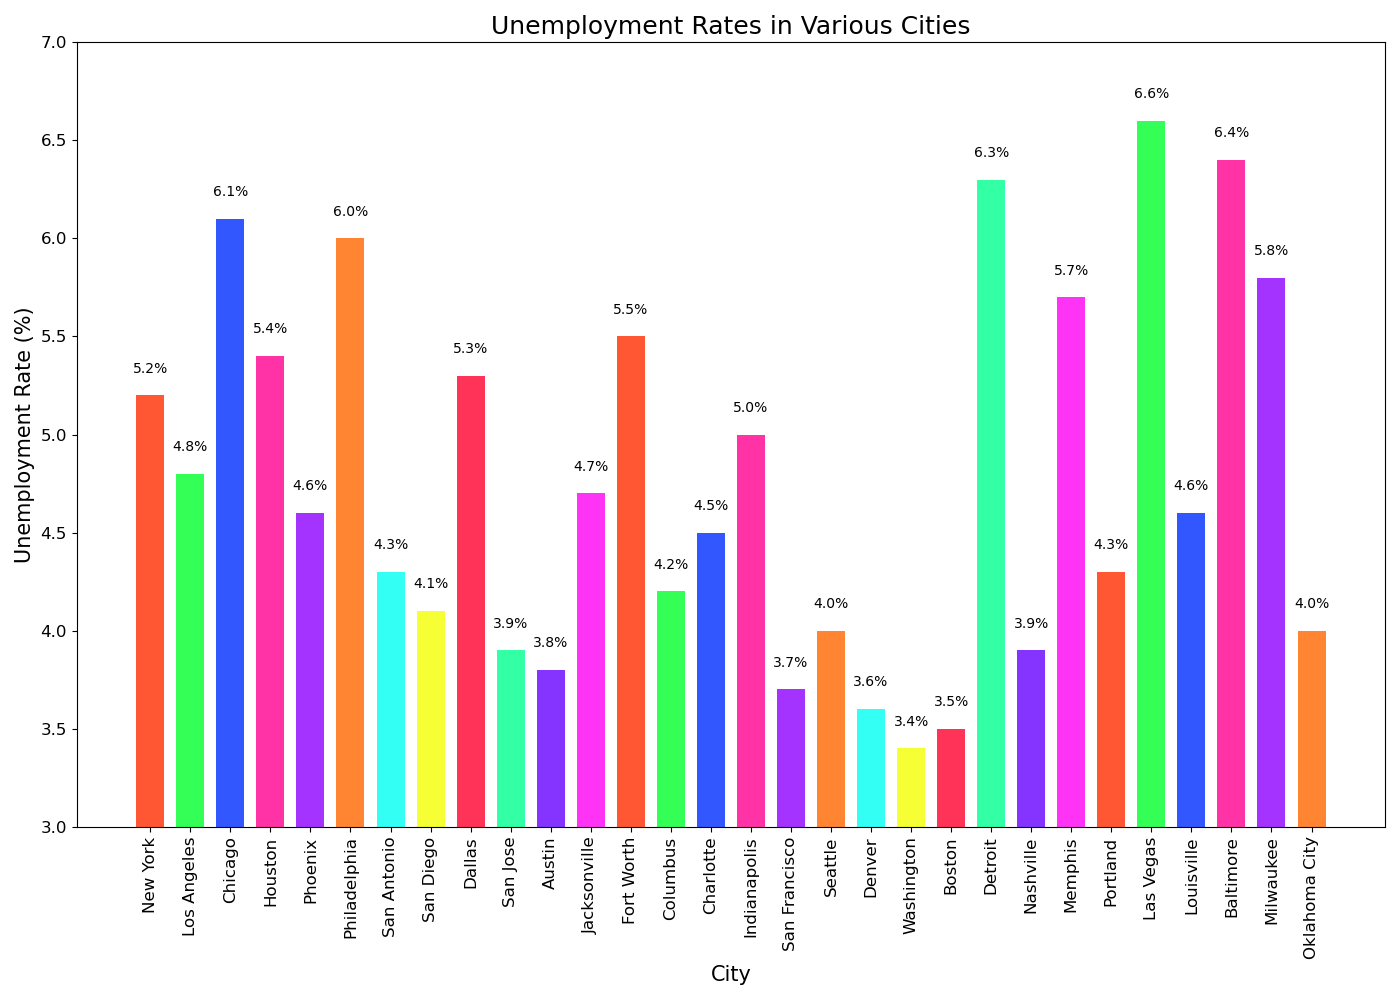

Python code for this plot:

import matplotlib.pyplot as plt

# Data
cities = [
    "New York", "Los Angeles", "Chicago", "Houston", "Phoenix",
    "Philadelphia", "San Antonio", "San Diego", "Dallas", "San Jose",
    "Austin", "Jacksonville", "Fort Worth", "Columbus", "Charlotte",
    "Indianapolis", "San Francisco", "Seattle", "Denver", "Washington",
    "Boston", "Detroit", "Nashville", "Memphis", "Portland",
    "Las Vegas", "Louisville", "Baltimore", "Milwaukee", "Oklahoma City"
]
unemployment_rates = [
    5.2, 4.8, 6.1, 5.4, 4.6,
    6.0, 4.3, 4.1, 5.3, 3.9,
    3.8, 4.7, 5.5, 4.2, 4.5,
    5.0, 3.7, 4.0, 3.6, 3.4,
    3.5, 6.3, 3.9, 5.7, 4.3,
    6.6, 4.6, 6.4, 5.8, 4.0
]

# Colors for each city
colors = [
    '#FF5733', '#33FF57', '#3357FF', '#FF33A5', '#A533FF',
    '#FF8533', '#33FFF5', '#F5FF33', '#FF3357', '#33FFA5',
    '#8533FF', '#FF33F5', '#FF5733', '#33FF57', '#3357FF',
    '#FF33A5', '#A533FF', '#FF8533', '#33FFF5', '#F5FF33',
    '#FF3357', '#33FFA5', '#8533FF', '#FF33F5', '#FF5733',
    '#33FF57', '#3357FF', '#FF33A5', '#A533FF', '#FF8533'
]

# Plot
fig, ax = plt.subplots(figsize=(14, 10))
bars = ax.bar(cities, unemployment_rates, color=colors, width=0.7) # Adjusted bar width to 0.7

# Set the title and labels
ax.set_title('Unemployment Rates in Various Cities', fontsize=18)
ax.set_xlabel('City', fontsize=15)
ax.set_ylabel('Unemployment Rate (%)', fontsize=15)

# Customize the tick labels
plt.xticks(rotation=90, fontsize=12)
plt.yticks(fontsize=12)

# Set the y-axis limit to start from 3
ax.set_ylim(3, 7)

# Add the data values on the bars
for bar in bars:
    height = bar.get_height()
    label_y_pos = height + 0.1
    ax.text(bar.get_x() + bar.get_width()/2, label_y_pos, f'{height}%', ha='center', va='bottom')

# Show the plot
plt.tight_layout()
plt.show()
